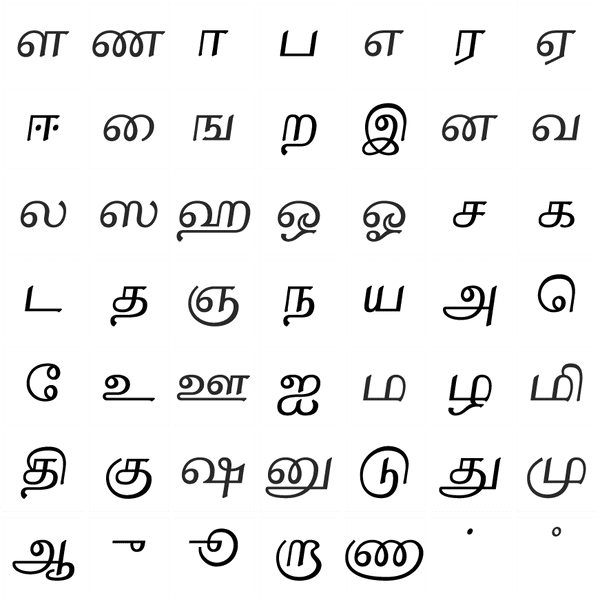
#> input picture data/atam.anc.exp0.png, 600 x 600 px, given in place of IMG_2058.JPG, which was not available
$ python image_preprocessing.py
#> lines starting #> are read from the running program, lines starting #| are printed output that depends on the picture; after the words box and inside, x2 and y2 are one past the last pixel; in counts of white or black regions, pixels touching at a corner belong together; pictures that were not available may be replaced by others from this repository, and a replacement may not be noted
import cv2
import numpy as np

# border removal by inpainting
def border_removal(box_bw,top,bottom,right,left):
    box_bw[0:top,:]=255   # first "top"  number of rows
    box_bw[-bottom:,]=255 # last "bottom" number of rows
    box_bw[:,0:left]=255  # first "left" number of columns
    box_bw[:,-right:]=255 # last "right" number of columns
    # last two rows a[-2:,]
    return box_bw

def preprocess_image(image_path, save_path):
#> called with image_path = 'IMG_2058.JPG', save_path = 'data/atam.anc.exp0.jpg'
    remove_border_size = 20;
    # Read the image
    image = cv2.imread(image_path)
#> image is the input picture: shape (600, 600, 3); min 0, max 255, mean 237.9


    # Resize the image to a reasonable size
    resized_image = cv2.resize(image, (800, 600))  # Adjust the size as needed
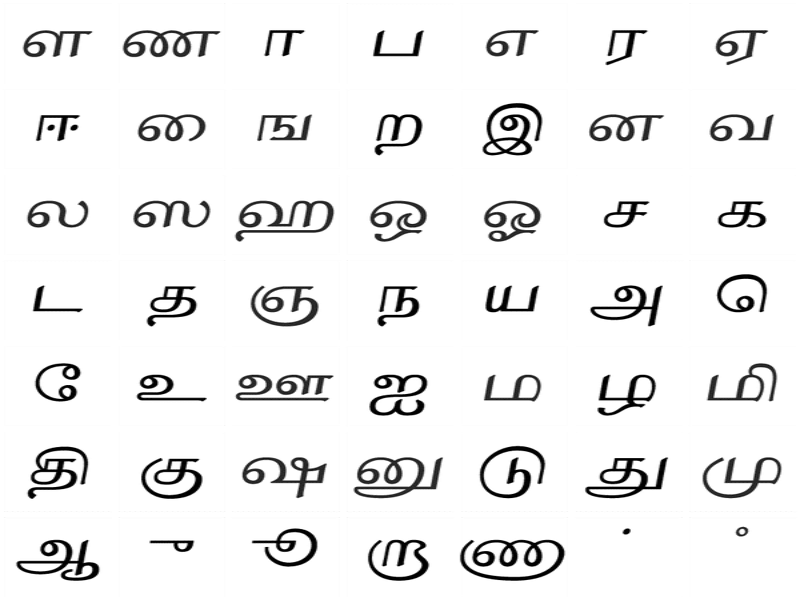
#> resized_image: shape (600, 800, 3); min 0, max 255, mean 238

    # Convert to grayscale
    gray = cv2.cvtColor(resized_image, cv2.COLOR_BGR2GRAY)

    # Apply adaptive thresholding to binarize the image
    #binary = cv2.adaptiveThreshold(gray, 255,cv2.ADAPTIVE_THRESH_MEAN_C, cv2.THRESH_BINARY,  91,10)
    #binary = cv2.adaptiveThreshold(gray, 255, cv2.ADAPTIVE_THRESH_GAUSSIAN_C, cv2.THRESH_BINARY, 91, 17)
    windowSize = 91
    windowConstant =17
    # Apply the threshold:
    binary = cv2.adaptiveThreshold(gray, 255, cv2.ADAPTIVE_THRESH_GAUSSIAN_C, cv2.THRESH_BINARY, windowSize, windowConstant)
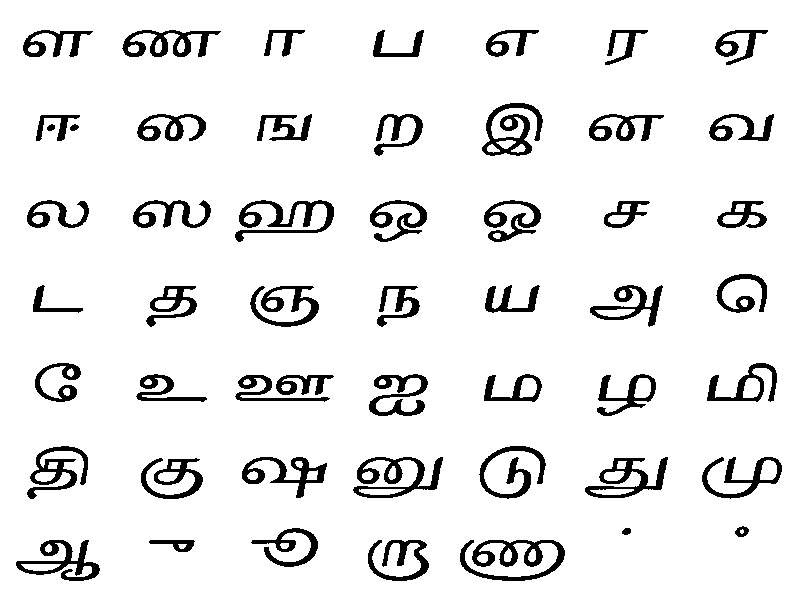
#> binary: shape (600, 800); 91.5% white; 52 black regions, largest, box (x1, y1, x2, y2) and area: (460, 540, 565, 581) 1685, (353, 457, 443, 498) 1445, (235, 200, 334, 242) 1402

    #border removal
    top=remove_border_size
    bottom=remove_border_size
    right=remove_border_size
    left=remove_border_size
    binary=border_removal(binary,top,bottom,right,left)
#> in border_removal, `box_bw[-bottom:,]=255 # last "bottom" number of rows`: box_bw: shape (600, 800); 91.5% white; 52 black regions, largest, box (x1, y1, x2, y2) and area: (460, 540, 565, 580) 1662, (353, 457, 443, 498) 1445, (235, 200, 334, 242) 1402

    # Remove noise using a median blur
    denoised = cv2.medianBlur(binary, 5)
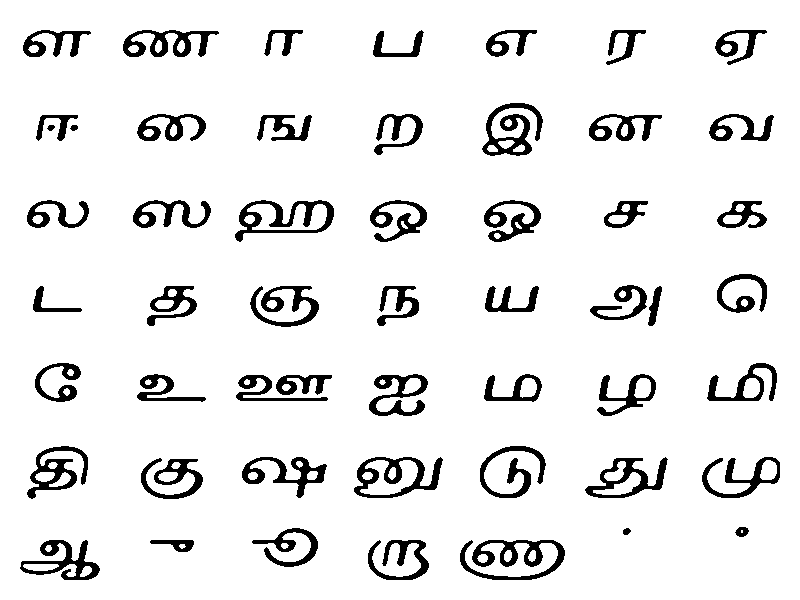
#> denoised: shape (600, 800); 91.5% white; 53 black regions, largest, box (x1, y1, x2, y2) and area: (460, 540, 565, 580) 1681, (235, 200, 334, 242) 1425, (354, 457, 443, 498) 1410

    # Enhance contrast using histogram equalization
    equalized = cv2.equalizeHist(denoised)

    # Apply bilateral filter for smoothing while preserving edges
    smoothed = cv2.bilateralFilter(equalized, 3, 75, 75)

    # Apply morphological operations to further remove small noise
    kernel = np.ones((3, 3), np.uint8)
    morph_open = cv2.morphologyEx(smoothed, cv2.MORPH_OPEN, kernel, iterations=2)

    # Sharpen the image using the unsharp masking technique
    alpha = 1.5  # Adjust the alpha value based on your preference
    beta = -0.5  # Adjust the beta value based on your preference
    sharpened = cv2.addWeighted(morph_open, alpha, smoothed, beta, 0)

    struc_element = cv2.getStructuringElement(cv2.MORPH_RECT,(5,5))
    Output=cv2.erode(sharpened,struc_element)
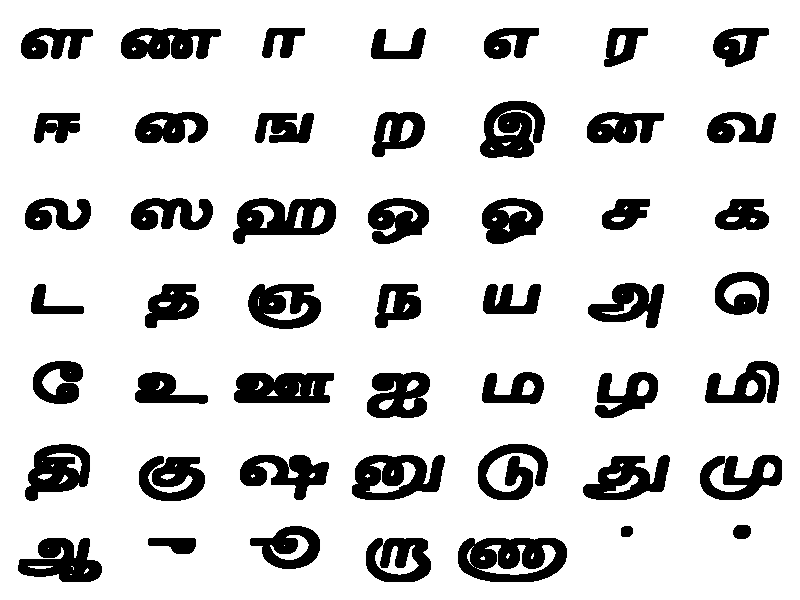
#> Output: shape (600, 800); min 0, max 255, mean 212

    # Save the preprocessed image
    cv2.imwrite(save_path, sharpened)

# Replace 'your_image_path.jpg' with the actual path to your image
image_path = 'IMG_2058.JPG'
output_path = 'data/atam.anc.exp0.jpg'

preprocess_image(image_path, output_path)
